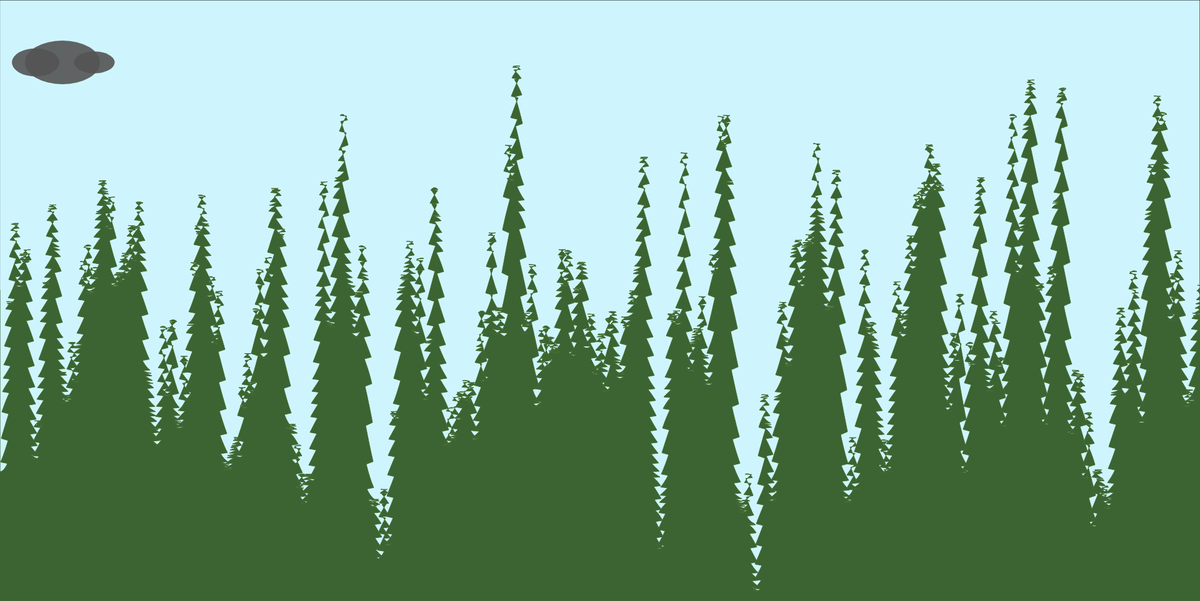
Frame 1 (no input)
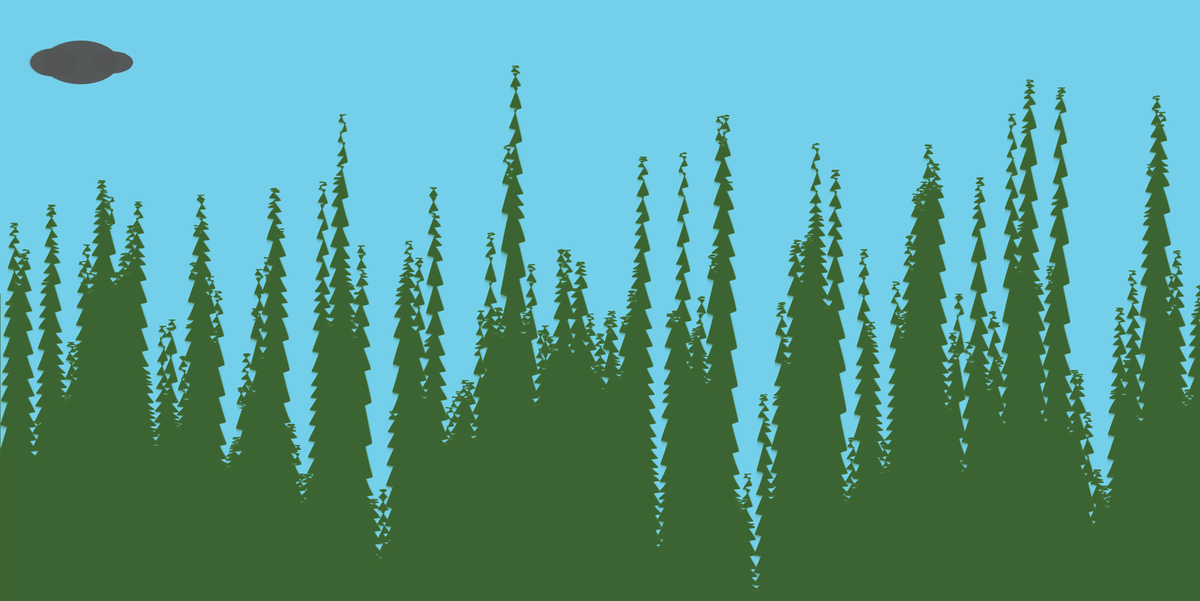
Frame 60 (no input)
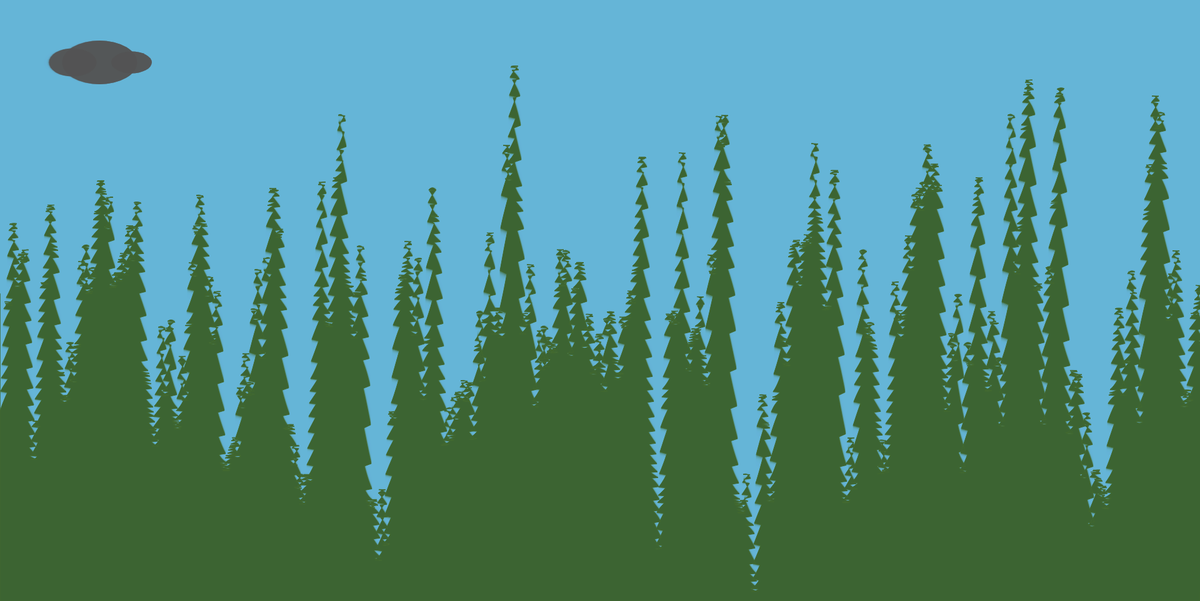
Frame 120 (the mouse pressed at the canvas centre since frame 60)

The p5.js sketch that drew these frames (run headless with seeded random() and noise() and a simulated clock; from frame 60 on, the mouse is pressed at the canvas centre):

// p5.js sketch
// ── sketch.js
// var xoff1 = 0;
// var xoff2 = 10000;
var start = 0;
var inc = .001;
var inc2 = .1;
var h = 100;
var l = 100;
a = 0
b = 100
c = 1
d = -1

function setup() {
  createCanvas(1920, 963);
}
function draw() {
// var x = map(noise(xoff1), 0, 1, 0, width);
// var y = map(noise(xoff2), 0, 1, 0, height);

// xoff1 += .02;
// xoff2 += .02;

//between 1 and 1.5
v = 50
v += inc2
rand = noise(v) / 2 
multi = 1 + rand
  background(130, 230, 250, b);
  fill(19,24,98, a);
  rect(0, 0, width, height)
//   ellipse(x, y, 20, 20);

  stroke(255);
  fill(60, 100, 50);
  beginShape();
  var xoff = start
  for (var x = 0; x < width; x ++) {
    for (var i = 0; i < 13; i += 1){
      stroke(66, 105, 47);
      var y = noise(xoff) * height * multi;
      vertex(x + i, y);
      xoff += .003;
    }
  }
  vertex(1920, 963);
  vertex(0, 963);
  
  vertex(0, noise(xoff) * height);
  endShape();
  // fill(255, 255, 255)
  // noStroke();
  // rect(0, noise(xoff) * height, 2000, 800);
  start += inc
  inc2 += .002

  fill(84, 84, 84, 230);
  noStroke();
  ellipse(h, l, 120, 70);
  ellipse(h - 43, l, 76, 45);
  ellipse(h + 51, l, 65, 35);
  h += 0.5;

  if(frameCount % 5 == 0){
  a += c
  b += d
  }
  if(a > 100) {
    c *= -1
    d *= -1
  }
  if(a < 1){
    c *= -1
    d *= -1
  }




  // noLoop();

}

// ── test.js
xoff = 0
cloud1 = 0
speed = 10
change = 0
function setup(){
    createCanvas(2000, 1000)
}
function draw() {
    background(0);

    beginShape();
    for(let v = 0; v < TWO_PI; v+= .005) {
        let xoff = cos(v) + 1 + change;
        let yoff = sin(v) + 1 + change;
        let r = map(noise(xoff, yoff), .5, .8, 150, 100);
        let x = r * cos(v) + 50;
        let y = r * sin(v) / 2 + 100;
        vertex(x + cloud1, y);
  
    }
    endShape(CLOSE);
    cloud1 += speed
    if(cloud1 > 1700){
        cloud1 = -200;
        change += 1;
    }
}


// * noise(xoff)
